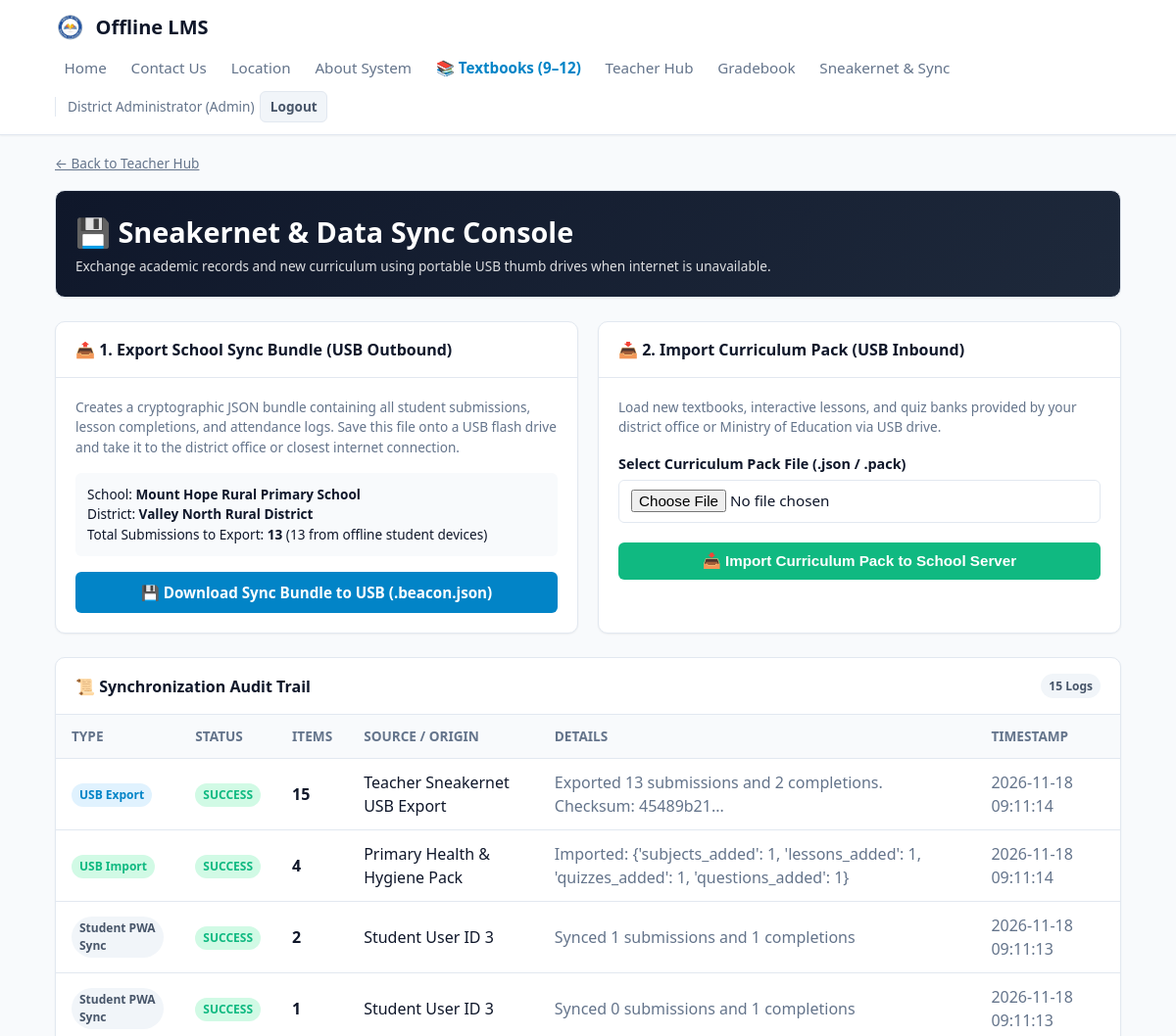
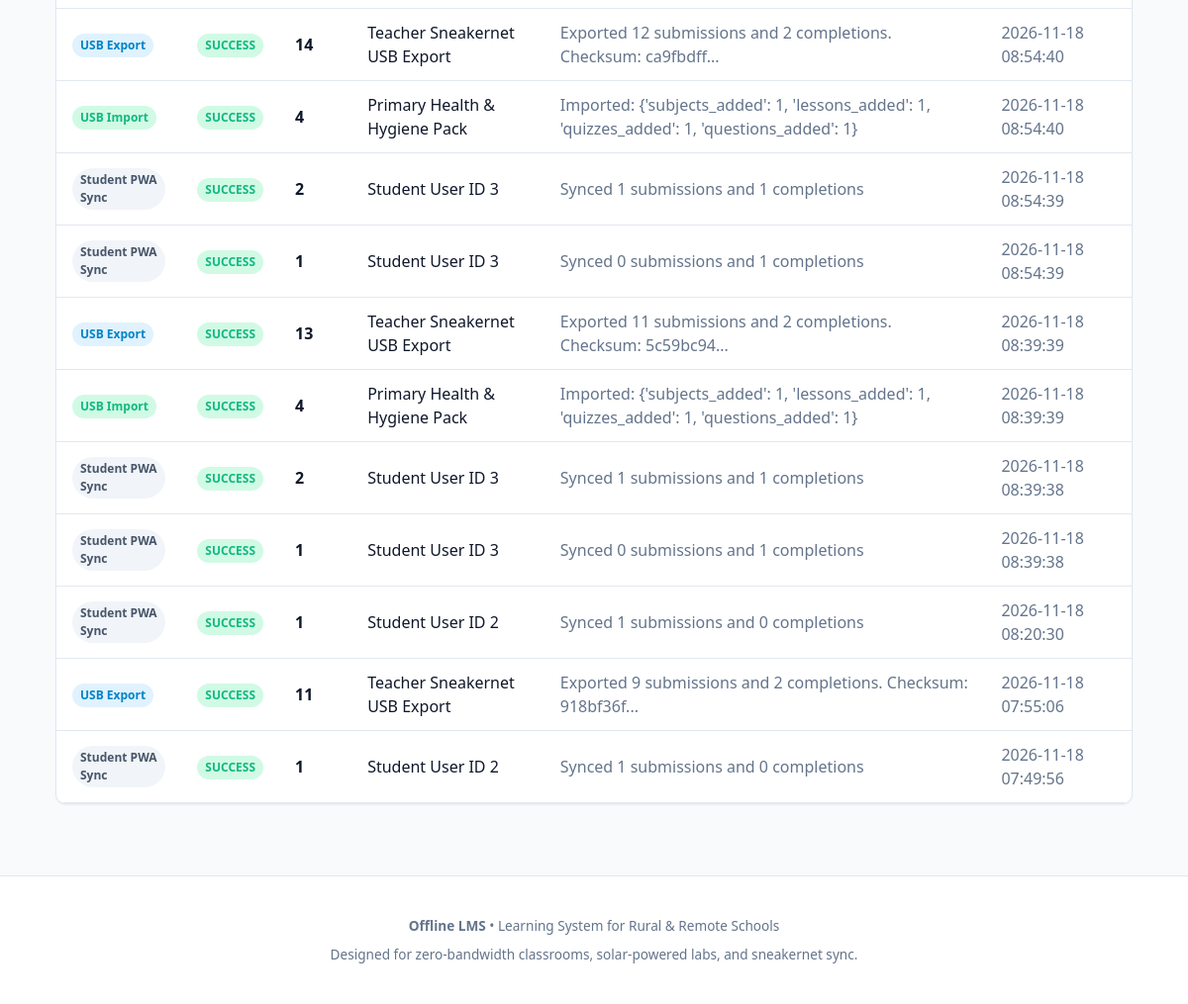
Page /sync/ (signed in) on the committed database (2 pictures, top to bottom).
### tables this page shows
CREATE TABLE school_settings (
    key TEXT PRIMARY KEY,
    value TEXT NOT NULL
);

CREATE TABLE sync_logs (
    id INTEGER PRIMARY KEY AUTOINCREMENT,
    sync_type TEXT NOT NULL CHECK(sync_type IN ('client_push', 'sneakernet_import', 'sneakernet_export', 'cloud_pull')),
    items_synced INTEGER DEFAULT 0,
    status TEXT NOT NULL,
    source_info TEXT,
    log_details TEXT,
    timestamp TIMESTAMP DEFAULT CURRENT_TIMESTAMP
);

### app/routes/sync_routes.py (the view)
@bp.route("/")
@teacher_required
def index():
    with db_session() as conn:
        cursor = conn.cursor()
        cursor.execute("SELECT COUNT(*) as cnt FROM submissions WHERE submitted_offline = 1")
        offline_submissions = cursor.fetchone()["cnt"]
        cursor.execute("SELECT COUNT(*) as cnt FROM submissions")
        total_submissions = cursor.fetchone()["cnt"]
        cursor.execute("SELECT * FROM sync_logs ORDER BY timestamp DESC LIMIT 15")
        logs = [dict(r) for r in cursor.fetchall()]
        cursor.execute("SELECT key, value FROM school_settings")
        settings = {r["key"]: r["value"] for r in cursor.fetchall()}
    return render_template("teacher/sync_manager.html",
                           offline_submissions=offline_submissions,
                           total_submissions=total_submissions,
                           logs=logs,
                           settings=settings)

### app/auth.py (called while the page is built)
def teacher_required(f):
    @wraps(f)
    def decorated_function(*args, **kwargs):
        if "user_id" not in session:
            flash("Please sign in to access this page.", "warning")
            return redirect(url_for("auth.login", next=request.path))
        if session.get("role") not in ("teacher", "admin"):
            flash("Access restricted to teachers and administrators.", "danger")
            return redirect(url_for("student.dashboard"))
        return f(*args, **kwargs)
    return decorated_function

### app/database.py (called while the page is built)
def get_connection():
    conn = sqlite3.connect(Config.DATABASE, timeout=15.0)
    conn.row_factory = sqlite3.Row
    conn.execute("PRAGMA foreign_keys = ON;")
    conn.execute("PRAGMA journal_mode = WAL;")
    return conn

@contextmanager
def db_session():
    conn = get_connection()
    try:
        yield conn
        conn.commit()
    except Exception:
        conn.rollback()
        raise
    finally:
        conn.close()

### app/templates/teacher/sync_manager.html (shortened to what this page needs)
{% extends 'base.html' %}
{% block content %}
<div class="container">
  <div class="mb-3">
    <a href="{{ url_for('teacher.dashboard') }}" class="text-sm text-muted">&larr; Back to Teacher Hub</a>
  </div>
  <div class="card mb-4" style="background: linear-gradient(135deg, #0f172a, #1e293b); color: #fff;">
    <div class="card-body">
      <h1 style="font-size: 1.8rem;" class="mb-1">💾 Sneakernet & Data Sync Console</h1>
      <p style="opacity: 0.85;" class="text-sm">
        Exchange academic records and new curriculum using portable USB thumb drives when internet is unavailable.
      </p>
    </div>
  </div>
  <div class="grid grid-cols-2 mb-4">
    <div class="card">
      <div class="card-header">
        <span>📤 1. Export School Sync Bundle (USB Outbound)</span>
      </div>
      <div class="card-body">
        <p class="text-sm text-muted mb-3">
          Creates a cryptographic JSON bundle containing all student submissions, lesson completions, and attendance logs. Save this file onto a USB flash drive and take it to the district office or closest internet connection.
        </p>
        <div style="background: var(--bg-main); padding: 0.75rem; border-radius: var(--radius-sm); margin-bottom: 1rem;" class="text-sm">
          <div>School: <strong>{{ settings.get('school_name', 'Rural School') }}</strong></div>
          <div>District: <strong>{{ settings.get('district', 'District North') }}</strong></div>
          <div>Total Submissions to Export: <strong>{{ total_submissions }}</strong> ({{ offline_submissions }} from offline student devices)</div>
        </div>
        <a href="{{ url_for('sync.export_bundle') }}" class="btn btn-primary btn-block">
          💾 Download Sync Bundle to USB (.beacon.json)
        </a>
      </div>
    </div>
    <div class="card">
      <div class="card-header">
        <span>📥 2. Import Curriculum Pack (USB Inbound)</span>
      </div>
      <div class="card-body">
        <p class="text-sm text-muted mb-3">
          Load new textbooks, interactive lessons, and quiz banks provided by your district office or Ministry of Education via USB drive.
        </p>
        <form method="POST" action="{{ url_for('sync.import_pack') }}" enctype="multipart/form-data">
          <div class="form-group">
            <label class="form-label" for="pack_file">Select Curriculum Pack File (.json / .pack)</label>
            <input type="file" id="pack_file" name="pack_file" class="form-control" accept=".json,.pack" required>
          </div>
          <button type="submit" class="btn btn-success btn-block">
            📥 Import Curriculum Pack to School Server
          </button>
        </form>
      </div>
    </div>
  </div>
  <div class="card mb-4">
    <div class="card-header d-flex justify-between align-center">
      <span>📜 Synchronization Audit Trail</span>
      <span class="badge badge-secondary">{{ logs|length }} Logs</span>
    </div>
    <div class="card-body" style="padding: 0;">
      <div class="table-responsive">
        <table class="table">
          <thead>
            <tr>
              <th>Type</th>
              <th>Status</th>
              <th>Items</th>
              <th>Source / Origin</th>
              <th>Details</th>
              <th>Timestamp</th>
            </tr>
          </thead>
          <tbody>
            {% for log in logs %}
              <tr>
                <td>
                  {% if log.sync_type == 'sneakernet_export' %}
                    <span class="badge badge-primary">USB Export</span>
                  {% elif log.sync_type == 'sneakernet_import' %}
                    <span class="badge badge-success">USB Import</span>
                  {% elif log.sync_type == 'client_push' %}
                    <span class="badge badge-secondary">Student PWA Sync</span>
                  {% else %}
                    <span class="badge badge-warning">{{ log.sync_type }}</span>
                  {% endif %}
                </td>
                <td>
                  <span class="badge {% if log.status == 'SUCCESS' %}badge-success{% else %}badge-warning{% endif %}">
                    {{ log.status }}
                  </span>
                </td>
                <td><strong>{{ log.items_synced }}</strong></td>
                <td>{{ log.source_info }}</td>
                <td class="text-xs text-muted">{{ log.log_details }}</td>
                <td class="text-xs text-muted">{{ log.timestamp }}</td>
              </tr>
            {% else %}
              <tr>
                <td colspan="6" class="text-center text-muted" style="padding: 2rem;">
                  No sync events recorded yet.
                </td>
              </tr>
            {% endfor %}
          </tbody>
        </table>
      </div>
    </div>
  </div>
</div>
{% endblock %}

### app/static/css/app.css (style rules this page uses)
:root { --primary: #0284c7; --primary-hover: #0369a1; --primary-light: #e0f2fe; --secondary: #475569; --secondary-light: #f1f5f9; --success: #10b981; --success-light: #d1fae5; --warning: #f59e0b; --warning-light: #fef3c7; --danger: #ef4444; --danger-light: #fee2e2; --bg-main: #f8fafc; --bg-card: #ffffff; --text-main: #0f172a; --text-muted: #64748b; --border: #e2e8f0; --radius-sm: 6px; --radius-md: 10px; --radius-lg: 16px; --radius-full: 9999px; --shadow-sm: 0 1px 2px 0 rgb(0 0 0 / 0.05); --shadow-md: 0 4px 6px -1px rgb(0 0 0 / 0.1), 0 2px 4px -2px rgb(0 0 0 / 0.1); --shadow-lg: 0 10px 15px -3px rgb(0 0 0 / 0.1), 0 4px 6px -4px rgb(0 0 0 / 0.1); --font: system-ui, -apple-system, BlinkMacSystemFont, 'Segoe UI', Roboto, Helvetica, Arial, sans-serif; }
* { box-sizing: border-box; margin: 0; padding: 0; }
body { font-family: var(--font); background-color: var(--bg-main); color: var(--text-main); line-height: 1.5; min-height: 100vh; display: flex; flex-direction: column; }
.container { width: 100%; max-width: 1120px; margin: 0 auto; padding: 1rem; }
.grid { display: grid; gap: 1.25rem; }
.grid-cols-2 { grid-template-columns: repeat(2, minmax(0, 1fr)); }
.card { background-color: var(--bg-card); border-radius: var(--radius-md); border: 1px solid var(--border); box-shadow: var(--shadow-sm); transition: transform 0.15s ease, box-shadow 0.15s ease; overflow: hidden; }
.card-header { padding: 1rem 1.25rem; border-bottom: 1px solid var(--border); font-weight: 600; display: flex; align-items: center; justify-content: space-between; }
.card-body { padding: 1.25rem; }
.btn { display: inline-flex; align-items: center; justify-content: center; gap: 0.4rem; padding: 0.55rem 1rem; border-radius: var(--radius-sm); font-size: 0.95rem; font-weight: 600; cursor: pointer; border: 1px solid transparent; text-decoration: none; transition: all 0.15s ease; }
.btn-primary { background-color: var(--primary); color: #ffffff; }
.btn-success { background-color: var(--success); color: #ffffff; }
.btn-block { width: 100%; }
.badge { display: inline-block; padding: 0.2rem 0.5rem; border-radius: var(--radius-full); font-size: 0.75rem; font-weight: 600; }
.badge-primary { background-color: var(--primary-light); color: var(--primary); }
.badge-success { background-color: var(--success-light); color: var(--success); }
.badge-secondary { background-color: var(--secondary-light); color: var(--secondary); }
.form-group { margin-bottom: 1.25rem; }
.form-label { display: block; font-weight: 600; font-size: 0.9rem; margin-bottom: 0.35rem; color: var(--text-main); }
.form-control { width: 100%; padding: 0.6rem 0.75rem; border: 1px solid var(--border); border-radius: var(--radius-sm); font-family: inherit; font-size: 0.95rem; background-color: #ffffff; color: var(--text-main); transition: border-color 0.15s ease; }
.table-responsive { overflow-x: auto; }
.table { width: 100%; border-collapse: collapse; text-align: left; }
.table th, .table td { padding: 0.75rem 1rem; border-bottom: 1px solid var(--border); }
.table th { background-color: var(--bg-main); font-weight: 600; font-size: 0.85rem; color: var(--text-muted); text-transform: uppercase; }
.d-flex { display: flex; }
.justify-between { justify-content: space-between; }
.align-center { align-items: center; }
.mb-1 { margin-bottom: 0.25rem; }
.mb-3 { margin-bottom: 1rem; }
.mb-4 { margin-bottom: 1.5rem; }
.text-sm { font-size: 0.85rem; }
.text-muted { color: var(--text-muted); }

### rows in the picture
school_settings: get "Mount Hope Rural Primary School"
school_settings: get "Valley North Rural District"
sync_logs: shows "USB Export", status "SUCCESS", items_synced "15", source_info "Teacher Sneakernet USB Export", log_details "Exported 13 submissions and 2 completions. Checksum: 45489b21...", timestamp "2026-11-18 09:11:14"
sync_logs: shows "USB Import", status "SUCCESS", items_synced "4", source_info "Primary Health & Hygiene Pack", log_details "Imported: {'subjects_added': 1, 'lessons_added': 1, 'quizzes_added': 1, 'questions_added': 1}", timestamp "2026-11-18 09:11:14"
sync_logs: sync_type "Student PWA Sync", status "SUCCESS", items_synced "2", source_info "Student User ID 3", log_details "Synced 1 submissions and 1 completions", timestamp "2026-11-18 09:11:13"
sync_logs: sync_type "Student PWA Sync", status "SUCCESS", items_synced "1", source_info "Student User ID 3", log_details "Synced 0 submissions and 1 completions", timestamp "2026-11-18 09:11:13"
sync_logs: shows "USB Export", status "SUCCESS", items_synced "14", source_info "Teacher Sneakernet USB Export", log_details "Exported 12 submissions and 2 completions. Checksum: ca9fbdff...", timestamp "2026-11-18 08:54:40"
sync_logs: shows "USB Import", status "SUCCESS", items_synced "4", source_info "Primary Health & Hygiene Pack", log_details "Imported: {'subjects_added': 1, 'lessons_added': 1, 'quizzes_added': 1, 'questions_added': 1}", timestamp "2026-11-18 08:54:40"
sync_logs: sync_type "Student PWA Sync", status "SUCCESS", items_synced "2", source_info "Student User ID 3", log_details "Synced 1 submissions and 1 completions", timestamp "2026-11-18 08:54:39"
sync_logs: sync_type "Student PWA Sync", status "SUCCESS", items_synced "1", source_info "Student User ID 3", log_details "Synced 0 submissions and 1 completions", timestamp "2026-11-18 08:54:39"
sync_logs: shows "USB Export", status "SUCCESS", items_synced "13", source_info "Teacher Sneakernet USB Export", log_details "Exported 11 submissions and 2 completions. Checksum: 5c59bc94...", timestamp "2026-11-18 08:39:39"
sync_logs: shows "USB Import", status "SUCCESS", items_synced "4", source_info "Primary Health & Hygiene Pack", log_details "Imported: {'subjects_added': 1, 'lessons_added': 1, 'quizzes_added': 1, 'questions_added': 1}", timestamp "2026-11-18 08:39:39"
sync_logs: sync_type "Student PWA Sync", status "SUCCESS", items_synced "2", source_info "Student User ID 3", log_details "Synced 1 submissions and 1 completions", timestamp "2026-11-18 08:39:38"
sync_logs: sync_type "Student PWA Sync", status "SUCCESS", items_synced "1", source_info "Student User ID 3", log_details "Synced 0 submissions and 1 completions", timestamp "2026-11-18 08:39:38"
sync_logs: sync_type "Student PWA Sync", status "SUCCESS", items_synced "1", source_info "Student User ID 2", log_details "Synced 1 submissions and 0 completions", timestamp "2026-11-18 08:20:30"
sync_logs: shows "USB Export", status "SUCCESS", items_synced "11", source_info "Teacher Sneakernet USB Export", log_details "Exported 9 submissions and 2 completions. Checksum: 918bf36f...", timestamp "2026-11-18 07:55:06"
sync_logs: sync_type "Student PWA Sync", status "SUCCESS", items_synced "1", source_info "Student User ID 2", log_details "Synced 1 submissions and 0 completions", timestamp "2026-11-18 07:49:56"

### other values in the picture
{{ session.get('full_name', session.get('username')) }} "District Administrator"
{{ session.get('role')|capitalize }} "Admin"
{{ total_submissions }} "13"
{{ offline_submissions }} "13"
{{ logs|length }} "15"
